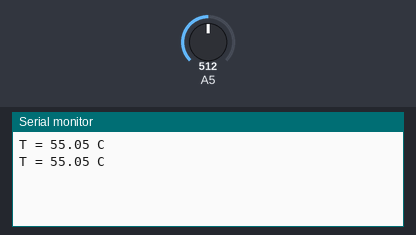
Recording of a sketch running on a simulated Arduino Uno, built with avr-gcc and run on an emulated ATmega328P. On the bench: the last lines printed to the serial monitor. The test bench sets the inputs (shaded band); at power-on: A5 = 512.

Above: at 5.8 s.
5.9 s: A5 set to 716
At 8.6 s:
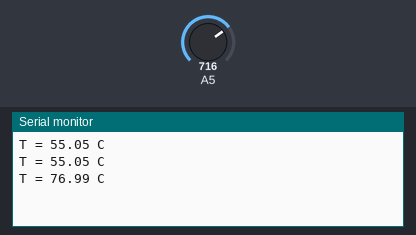
9.6 s: A5 set to 900
At 10.5 s:
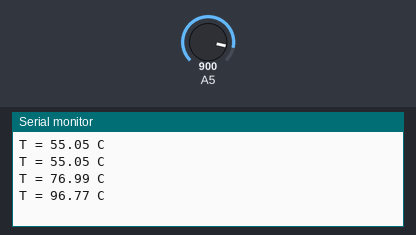
Timing chart, 0 to 12.6 s (numbered marks = the images above; inputs shaded):
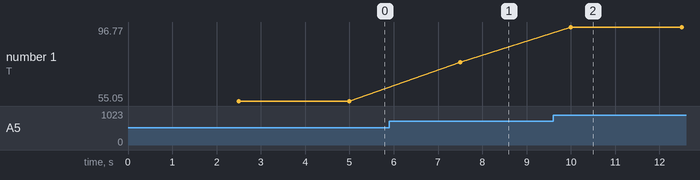

Measured:
- after the input at 5.9 s, the serial monitor: prints a new line after 1.6 s (image 1)
- after the input at 9.6 s, the serial monitor: prints a new line after 0.40 s (image 2)
- plotted number 1: 55.05 → 76.99 after the input at 5.9 s, 76.99 → 96.77 after the input at 9.6 s

The sketch:

LM35.ino
```cpp
int old=millis(),newM;
void setup() {
  analogReference(INTERNAL);
Serial.begin(9600);

}

void loop() {
  if (millis()-old>=2500){
    old=millis();
  int N=analogRead(A5);
  float V = N * 1.1 /1023.0;  // volts
  float T = V *100 ;  // °C

  Serial.print("T = ");
  Serial.print(T);
  Serial.println(" C");

 }}
```
